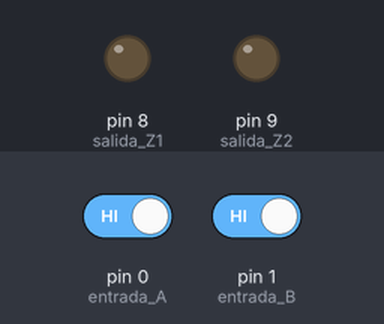
This sketch was run on a simulated Arduino Uno, built with avr-gcc and run on an emulated ATmega328P. Parts: output pins drawn as LEDs (lit = HIGH). The inputs (shaded band) are chosen by the test bench; at power-on: pin 0 (entrada_A) HIGH, pin 1 (entrada_B) HIGH.

Above: at 1.2 s.
1.3 s: pin 0 (entrada_A) driven LOW and pin 1 (entrada_B) driven LOW
At 1.7 s:
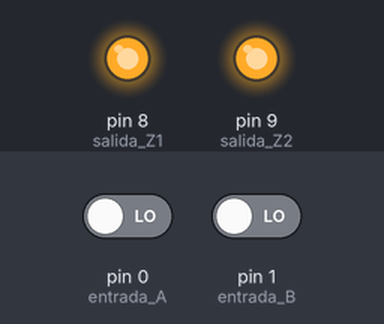
2.8 s: pin 0 (entrada_A) driven HIGH
At 4.0 s:
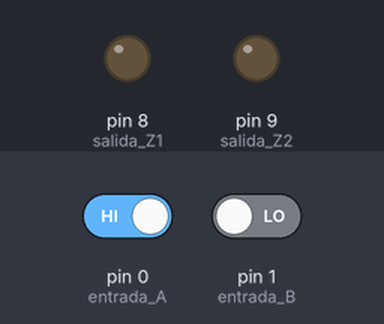
4.3 s: pin 0 (entrada_A) driven LOW
At 5.1 s:
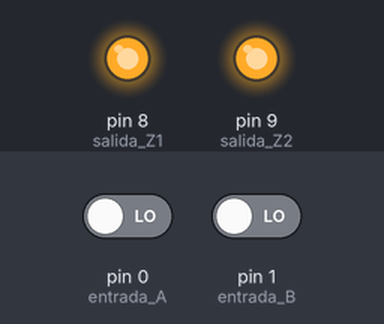
Timing chart, 0 to 7.3 s (numbered marks = the images above; inputs shaded):
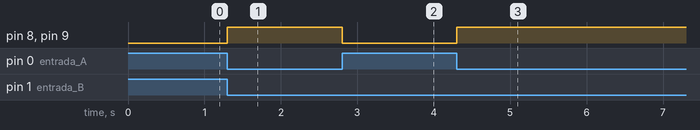

Measured:
- after the input at 1.3 s, pin 8 (salida_Z1), pin 9 (salida_Z2): LOW → HIGH at once
- after the input at 2.8 s, pin 8 (salida_Z1), pin 9 (salida_Z2): HIGH → LOW at once
- after the input at 4.3 s, pin 8 (salida_Z1), pin 9 (salida_Z2): LOW → HIGH at once

The sketch:

demorgan2.ino
```cpp
//Autor:Dario Jorge Iglesias
boolean B,A,Z1,Z2;
void setup()
{
 pinMode(0,INPUT_PULLUP);//entrada A
 pinMode(1,INPUT_PULLUP);//entrada B
 pinMode(8,OUTPUT);//salida Z1='(A+B)
 pinMode(9,OUTPUT);//salida Z2='A.'B
}
void loop()
{
 B=digitalRead(1);//Capturó B
 A=digitalRead(0);//Capturó A
 Z1=!(A|B);//Sumo e invierto
 Z2=!A&!B;//inv. cada var. y mult.
 digitalWrite(8,Z1);//salida
 digitalWrite(9,Z2);//actualizadas
}
```
